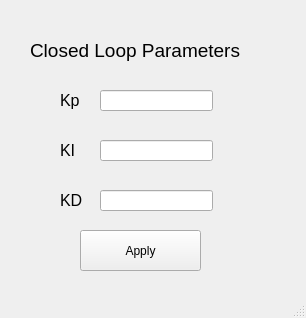
<?xml version="1.0" encoding="UTF-8"?>
<ui version="4.0">
 <class>Tunning_parameters</class>
 <widget class="QMainWindow" name="Tunning_parameters">
  <property name="geometry">
   <rect>
    <x>0</x>
    <y>0</y>
    <width>306</width>
    <height>318</height>
   </rect>
  </property>
  <property name="windowTitle">
   <string>Tunning</string>
  </property>
  <widget class="QWidget" name="centralwidget">
   <widget class="QLabel" name="label">
    <property name="geometry">
     <rect>
      <x>30</x>
      <y>30</y>
      <width>261</width>
      <height>41</height>
     </rect>
    </property>
    <property name="font">
     <font>
      <pointsize>14</pointsize>
     </font>
    </property>
    <property name="text">
     <string>Closed Loop Parameters</string>
    </property>
   </widget>
   <widget class="QLabel" name="label_2">
    <property name="geometry">
     <rect>
      <x>60</x>
      <y>80</y>
      <width>51</width>
      <height>41</height>
     </rect>
    </property>
    <property name="font">
     <font>
      <pointsize>12</pointsize>
     </font>
    </property>
    <property name="text">
     <string>Kp</string>
    </property>
   </widget>
   <widget class="QLabel" name="label_3">
    <property name="geometry">
     <rect>
      <x>60</x>
      <y>130</y>
      <width>51</width>
      <height>41</height>
     </rect>
    </property>
    <property name="font">
     <font>
      <pointsize>12</pointsize>
     </font>
    </property>
    <property name="text">
     <string>KI</string>
    </property>
   </widget>
   <widget class="QLabel" name="label_4">
    <property name="geometry">
     <rect>
      <x>60</x>
      <y>180</y>
      <width>51</width>
      <height>41</height>
     </rect>
    </property>
    <property name="font">
     <font>
      <pointsize>12</pointsize>
     </font>
    </property>
    <property name="text">
     <string>KD</string>
    </property>
   </widget>
   <widget class="QLineEdit" name="Kp">
    <property name="geometry">
     <rect>
      <x>100</x>
      <y>90</y>
      <width>113</width>
      <height>21</height>
     </rect>
    </property>
   </widget>
   <widget class="QLineEdit" name="KI">
    <property name="geometry">
     <rect>
      <x>100</x>
      <y>140</y>
      <width>113</width>
      <height>21</height>
     </rect>
    </property>
   </widget>
   <widget class="QLineEdit" name="KD">
    <property name="geometry">
     <rect>
      <x>100</x>
      <y>190</y>
      <width>113</width>
      <height>21</height>
     </rect>
    </property>
   </widget>
   <widget class="QPushButton" name="Apply_par">
    <property name="geometry">
     <rect>
      <x>80</x>
      <y>230</y>
      <width>121</width>
      <height>41</height>
     </rect>
    </property>
    <property name="text">
     <string>Apply</string>
    </property>
   </widget>
  </widget>
  <widget class="QStatusBar" name="statusbar"/>
 </widget>
 <resources/>
 <connections/>
</ui>
